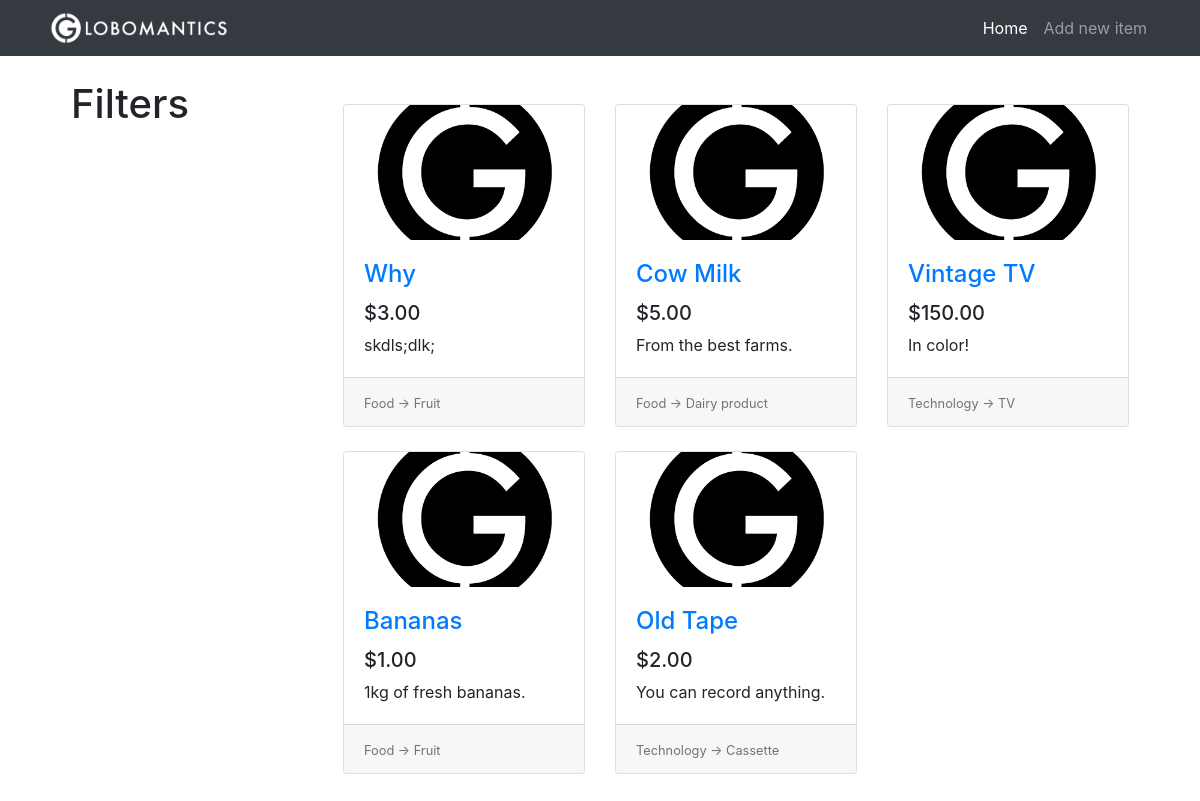
Before: / with the older database file.
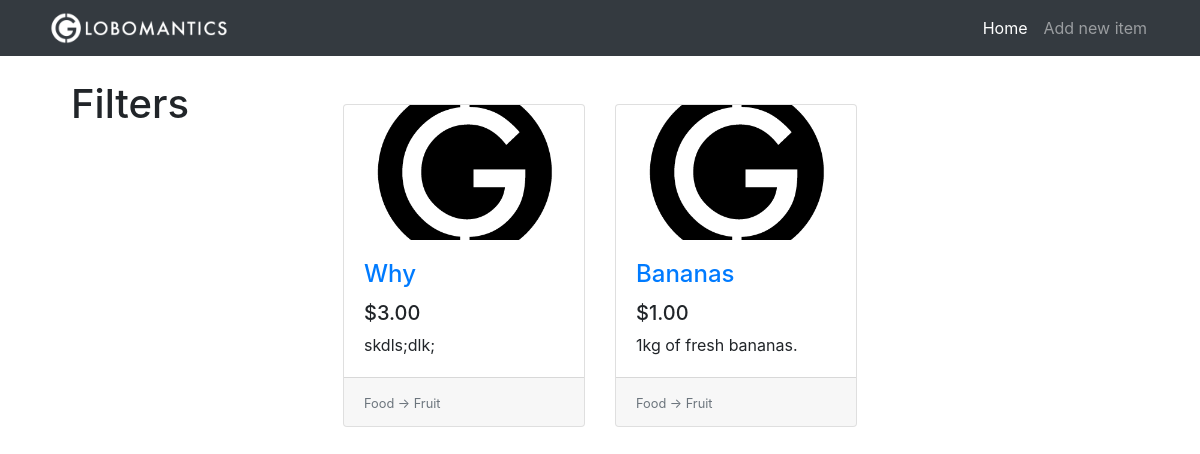
After: the same page with the newer database file.
### tables this page shows
CREATE TABLE items(
                    id              INTEGER PRIMARY KEY AUTOINCREMENT,
                    title           TEXT,
                    description     TEXT,
                    price           REAL,
                    image           TEXT,
                    category_id     INTEGER,
                    subcategory_id  INTEGER,
                    FOREIGN KEY(category_id) REFERENCES categories(id),
                    FOREIGN KEY(subcategory_id) REFERENCES subcategories(id)
);

CREATE TABLE categories(
                    id              INTEGER PRIMARY KEY AUTOINCREMENT,
                    name            TEXT
);

CREATE TABLE subcategories(
                    id              INTEGER PRIMARY KEY AUTOINCREMENT,
                    name            TEXT,
                    category_id     INTEGER,
                    FOREIGN KEY(category_id) REFERENCES categories(id)
);

### app.py (the view)
@app.route("/")
def home():
  conn = get_db()
  c = conn.cursor()
  items_from_db = c.execute("""SELECT
                  i.id, i.title, i.description, i.price, i.image, c.name, s.name
                  FROM
                  items AS i
                  INNER JOIN categories AS c ON i.category_id = c.id
                  INNER JOIN subcategories AS s ON i.subcategory_id = s.id
                  ORDER BY i.id DESC
  """)
  items = []
  for row in items_from_db:
    item = {
      "id": row[0],
      "title": row[1],
      "description": row[2],
      "price": row[3],
      "image": row[4],
      "category": row[5],
      "subcategory": row[6]
    }
    items.append(item)
  return render_template("index.html", items=items)

### app.py (called while the page is built)
def get_db():
  db = getattr(g, "_database", None)
  if db is None:
    db = g._database = sqlite3.connect("db/globomantics.db")
  return db

@app.teardown_appcontext
def close_connection(exception):
  db = getattr(g, "_database", None)
  if db is not None:
    db.close()

### templates/index.html
{% extends 'base.html' %}
{% set active_page = 'home' %}
{% block content %}
  <div class="row">
    <div class="col-lg-3">
      <div class="my-4">
        <h1>Filters</h1>
      </div>
    </div>
    <div class="col-lg-9">
      <div class="row my-5 card-wrapper">
        {% if items %}
        {% for item in items %}
        <div class="col-lg-4 col-md-6 mb-4">
          <div class="card h-100">
              <div class="embed-responsive embed-responsive-16by9">
                <a href="{{ url_for('item', item_id=item.id) }}">
                  <img class="card-img-top embed-responsive-item" src="{{ url_for('static', filename='images/placeholder.png') }}">
                </a>
              </div>
              <div class="card-body">
                <h4 class="card-title">
                  <a href="{{ url_for('item', item_id=item.id) }}">{{ item.title }}</a>
                </h4>
                <h5>{{ "$%.2f"|format(item.price) }}</h5>
                <p class="card-text">{{ item.description }}</p>
              </div>
              <div class="card-footer">
                <small class="text-muted">{{item.category}} -> {{item.subcategory}}</small>
              </div>
            </div>
        </div>
        {% endfor %}
        {% else %}
        <h1 class="offset-lg-3">No items yet</h1>
        {% endif %}
      </div>
    </div>
  </div>
{% endblock %}

### templates/base.html (shortened to what this page needs)
<!DOCTYPE html>
<html lang="en">
<head>
  <link rel="stylesheet" href="https://stackpath.bootstrapcdn.com/bootstrap/4.4.1/css/bootstrap.min.css">
  <link rel="stylesheet" href="{{ url_for('static', filename='css/style.css') }}">
</head>
<body>
  <nav class="navbar navbar-expand-lg navbar-dark bg-dark fixed-top">
    <div class="container">
      <a href="{{ url_for('home') }}" class="navbar-brand">
        <img src="{{ url_for('static', filename='images/logo.png') }}" height="40px">
      </a>
      <div class="collapse navbar-collapse" id="navbarResponsive">
        <ul class="navbar-nav ml-auto">
          <li class="nav-item {{ 'active' if active_page == 'home' else '' }}">
            <a href="{{ url_for('home') }}" class="nav-link">Home</a>
          </li>
          <li class="nav-item {{ 'active' if active_page == 'new_item' else '' }}">
            <a href="{{ url_for('new_item') }}" class="nav-link">Add new item</a>
          </li>
        </ul>
      </div>
    </div>
  </nav>
  <div class="container">
  {% block content %}{% endblock %}
  </div>
</body>
</html>

### static/css/style.css (style rules this page uses)
body { padding: 56px; }
.navbar-brand { padding-top: 0rem; padding-bottom: 0rem; }
.card-img-top { object-fit: cover; }

Changed rows visible on the page:
removed items: title "Cow Milk", price "$5.00", description "From the best farms.", category "Food", subcategory "Dairy product"
removed items: title "Vintage TV", price "$150.00", description "In color!", category "Technology", subcategory "TV"
removed items: title "Old Tape", price "$2.00", description "You can record anything.", category "Technology", subcategory "Cassette"
